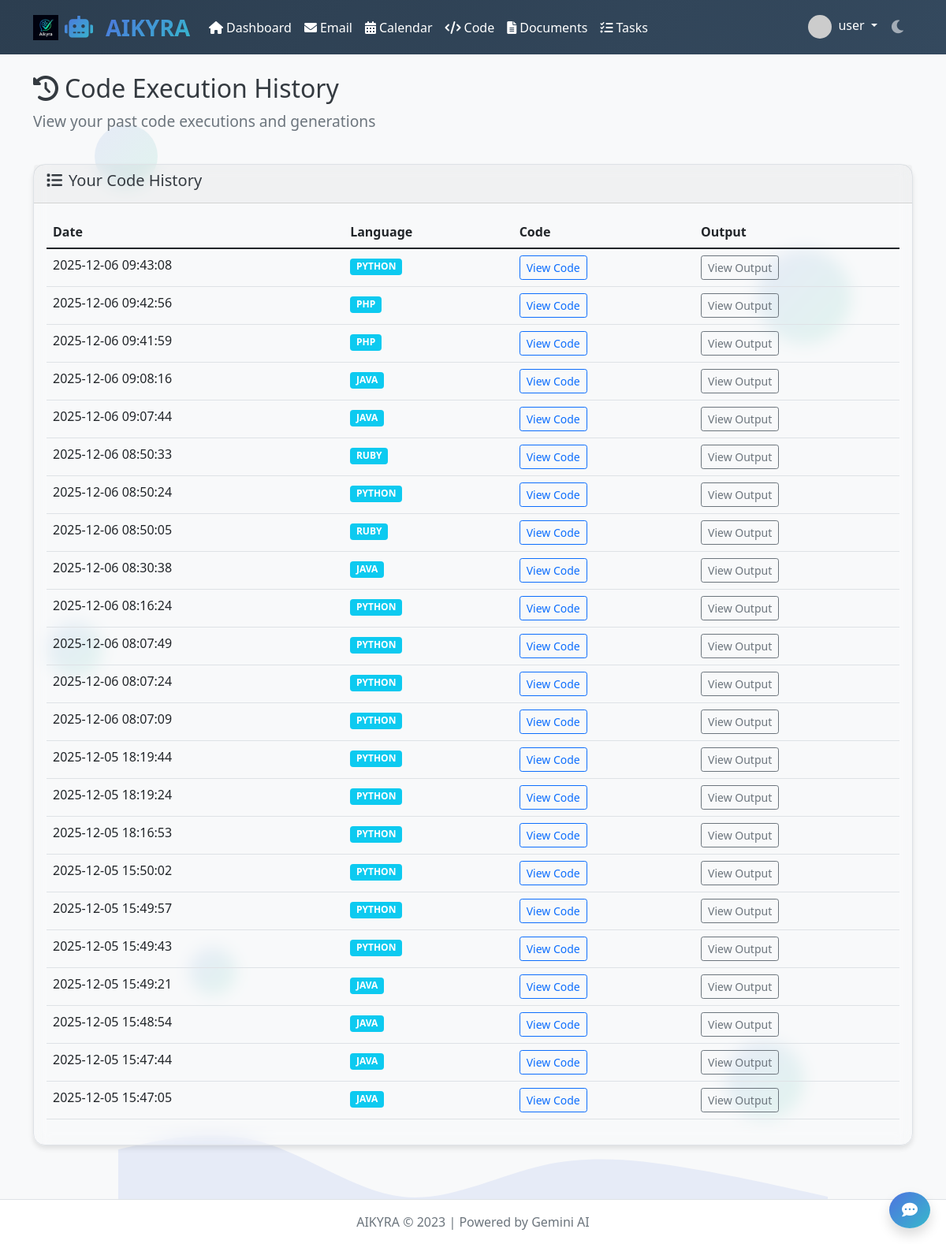
/code_history (signed in), run on the app's committed database.
### tables this page shows
CREATE TABLE users
                 (id INTEGER PRIMARY KEY AUTOINCREMENT,
                 username TEXT UNIQUE NOT NULL,
                 email TEXT UNIQUE NOT NULL,
                 password_hash TEXT NOT NULL,
                 profile_pic TEXT DEFAULT 'default.png',
                 dark_mode INTEGER DEFAULT 0,
                 created_at TIMESTAMP DEFAULT CURRENT_TIMESTAMP);

CREATE TABLE code_executions
                 (id INTEGER PRIMARY KEY AUTOINCREMENT,
                 user_id INTEGER NOT NULL,
                 language TEXT NOT NULL,
                 code TEXT NOT NULL,
                 output TEXT,
                 executed_at TIMESTAMP DEFAULT CURRENT_TIMESTAMP,
                 FOREIGN KEY (user_id) REFERENCES users (id));

### app.py (the view)
@app.route('/code_history')
def code_history():
    if 'user_id' not in session:
        return redirect(url_for('login'))
    conn = get_db_connection()
    user = conn.execute('SELECT * FROM users WHERE id = ?', (session['user_id'],)).fetchone()
    code_executions = conn.execute('SELECT * FROM code_executions WHERE user_id = ? ORDER BY executed_at DESC',
                                  (session['user_id'],)).fetchall()
    conn.close()
    return render_template('code_history.html', user=user, code_executions=code_executions, now=datetime.now())

### app.py (called while the page is built)
def get_db_connection():
    conn = sqlite3.connect('instance/app.db')
    conn.row_factory = sqlite3.Row
    return conn

### templates/code_history.html (shortened to what this page needs)
{% extends "base.html" %}
{% block content %}
<div class="row">
    <div class="col-12">
        <h2 class="animate__animated animate__fadeInDown"><i class="fas fa-history me-2"></i>Code Execution History</h2>
        <p class="lead animate__animated animate__fadeIn">View your past code executions and generations</p>
    </div>
</div>
<div class="row mt-4">
    <div class="col-12">
        <div class="card animate__animated animate__fadeInUp">
            <div class="card-header">
                <h5><i class="fas fa-list me-2"></i>Your Code History</h5>
            </div>
            <div class="card-body">
                {% if code_executions %}
                <div class="table-responsive">
                    <table class="table table-hover">
                        <thead>
                            <tr>
                                <th>Date</th>
                                <th>Language</th>
                                <th>Code</th>
                                <th>Output</th>
                            </tr>
                        </thead>
                        <tbody>
                            {% for code in code_executions %}
                            <tr>
                                <td>{{ code.executed_at }}</td>
                                <td><span class="badge bg-info">{{ code.language|upper }}</span></td>
                                <td>
                                    <button class="btn btn-sm btn-outline-primary" type="button" data-bs-toggle="collapse" data-bs-target="#code{{ code.id }}">
                                        View Code
                                    </button>
                                </td>
                                <td>
                                    {% if code.output %}
                                    <button class="btn btn-sm btn-outline-secondary" type="button" data-bs-toggle="collapse" data-bs-target="#output{{ code.id }}">
                                        View Output
                                    </button>
                                    {% else %}
                                    <span class="text-muted">No output</span>
                                    {% endif %}
                                </td>
                            </tr>
                            {% endfor %}
                        </tbody>
                    </table>
                </div>
                {% else %}
                <div class="text-center py-4">
                    <i class="fas fa-code fa-3x text-muted mb-3"></i>
                    <p class="text-muted">No code execution history yet.</p>
                </div>
                {% endif %}
            </div>
        </div>
    </div>
</div>
{% endblock %}

### templates/base.html (shortened to what this page needs)
<!DOCTYPE html>
<html lang="en" data-theme="{{ 'dark' if session.get('dark_mode', 0) else 'light' }}">
<head>
    <link href="https://cdn.jsdelivr.net/npm/bootstrap@5.1.3/dist/css/bootstrap.min.css" rel="stylesheet">
    <link rel="stylesheet" href="https://cdnjs.cloudflare.com/ajax/libs/font-awesome/6.0.0/css/all.min.css">
    <link rel="stylesheet" href="https://cdnjs.cloudflare.com/ajax/libs/animate.css/4.1.1/animate.min.css">
    <link rel="stylesheet" href="{{ url_for('static', filename='css/style.css') }}">
</head>
<body>
    <div class="background-elements">
        <div class="bubble"></div>
        <div class="bubble"></div>
        <div class="bubble"></div>
        <div class="bubble"></div>
        <div class="bubble"></div>
    </div>
    <div class="wave-background"></div>
    <nav class="navbar navbar-expand-lg navbar-dark bg-primary">
        <div class="container">
            <a class="navbar-brand" href="{{ url_for('dashboard') }}">
                <div class="logo-container">
                    <img src="{{ url_for('static', filename='images/log.jpeg') }}" alt="AIKYRA Logo" class="logo-img" onerror="this.style.display='none'">
                    <i class="fas fa-robot logo-icon me-2"></i>
                    <span class="logo">AIKYRA</span>
                </div>
            </a>
            <div class="collapse navbar-collapse" id="navbarNav">
                <ul class="navbar-nav me-auto">
                    {% if session.user_id %}
                    <li class="nav-item">
                        <a class="nav-link" href="{{ url_for('dashboard') }}">
                            <i class="fas fa-home me-1"></i>Dashboard
                        </a>
                    </li>
                    <li class="nav-item">
                        <a class="nav-link" href="{{ url_for('email_compose') }}">
                            <i class="fas fa-envelope me-1"></i>Email
                        </a>
                    </li>
                    <li class="nav-item">
                        <a class="nav-link" href="{{ url_for('calendar') }}">
                            <i class="fas fa-calendar-alt me-1"></i>Calendar
                        </a>
                    </li>
                    <li class="nav-item">
                        <a class="nav-link" href="{{ url_for('code_executor') }}">
                            <i class="fas fa-code me-1"></i>Code
                        </a>
                    </li>
                    <li class="nav-item">
                        <a class="nav-link" href="{{ url_for('document_processor') }}">
                            <i class="fas fa-file-alt me-1"></i>Documents
                        </a>
                    </li>
                    <li class="nav-item">
                        <a class="nav-link" href="{{ url_for('task_manager') }}">
                            <i class="fas fa-tasks me-1"></i>Tasks
                        </a>
                    </li>
                    {% endif %}
                </ul>
                <ul class="navbar-nav">
                    {% if session.user_id %}
                    <li class="nav-item dropdown">
                        <a class="nav-link dropdown-toggle" href="#" id="navbarDropdown" role="button" data-bs-toggle="dropdown">
                            <img src="{{ url_for('static', filename='images/profile_pics/' + user.profile_pic) }}" class="rounded-circle me-1" width="30" height="30" onerror="this.src='https://ui-avatars.com/api/?name={{ user.username }}&background=random'">
                            {{ session.username }}
                        </a>
                    </li>
                    <li class="nav-item">
                        <button class="btn btn-link nav-link theme-toggle" type="button">
                            <i class="fas {{ 'fa-sun' if session.get('dark_mode', 0) else 'fa-moon' }}"></i>
                        </button>
                    </li>
                    {% endif %}
                </ul>
            </div>
        </div>
    </nav>
    <div class="container mt-4">
        {% block content %}{% endblock %}
    </div>
    {% if session.user_id %}
    <div class="chatbot-icon">
        <a href="{{ url_for('chatbot') }}" class="btn btn-primary btn-lg rounded-circle shadow">
            <i class="fas fa-comment-dots"></i>
        </a>
    </div>
    {% endif %}
    <footer class="footer mt-5 py-3">
        <div class="container text-center">
            <span class="text-muted">AIKYRA &copy; 2023 | Powered by Gemini AI</span>
        </div>
    </footer>
</body>
</html>

### static/css/style.css (style rules this page uses)
:root { --primary-color: #4e73df; --secondary-color: #6c757d; --success-color: #1cc88a; --info-color: #36b9cc; --warning-color: #f6c23e; --danger-color: #e74a3b; --light-bg: #f8f9fa; --dark-bg: #343a40; --light-text: #f8f9fa; --dark-text: #343a40; }
[data-theme="light"] { --bg-color: var(--light-bg); --text-color: var(--dark-text); --card-bg: #ffffff; --border-color: #dee2e6; }
body { background-color: var(--bg-color); color: var(--text-color); font-family: 'Segoe UI', Tahoma, Geneva, Verdana, sans-serif; min-height: 100vh; display: flex; flex-direction: column; transition: background-color 0.3s ease, color 0.3s ease; position: relative; overflow-x: hidden; }
.navbar { background: linear-gradient(135deg, #2c3e50, #34495e) !important; color: #ffffff !important; }
.navbar a { color: #ffffff !important; }
.navbar-brand { font-weight: bold; font-size: 1.5rem; color: #ffffff !important; }
.background-elements { position: fixed; top: 0; left: 0; width: 100%; height: 100%; z-index: -1; overflow: hidden; }
.bubble { position: absolute; border-radius: 50%; background: linear-gradient(135deg, rgba(78, 115, 223, 0.1), rgba(28, 200, 138, 0.1)); animation: float 15s infinite ease-in-out; }
.bubble:nth-child(1) { width: 80px; height: 80px; top: 10%; left: 10%; animation-delay: 0s; }
.bubble:nth-child(2) { width: 120px; height: 120px; top: 20%; right: 10%; animation-delay: 2s; }
.bubble:nth-child(3) { width: 60px; height: 60px; bottom: 20%; left: 20%; animation-delay: 4s; }
.bubble:nth-child(4) { width: 100px; height: 100px; bottom: 10%; right: 15%; animation-delay: 6s; }
.bubble:nth-child(5) { width: 70px; height: 70px; top: 50%; left: 5%; animation-delay: 8s; }
.wave-background { position: fixed; bottom: 0; left: 0; width: 100%; height: 200px; background-image: var(--bg-image); background-size: 100% 200px; background-repeat: no-repeat; z-index: -1; }
.logo { font-weight: bold; font-size: 1.8rem; background: linear-gradient(135deg, #4e73df, #36b9cc); -webkit-background-clip: text; -webkit-text-fill-color: transparent; animation: pulse-glow 3s infinite ease-in-out; }
.logo-icon { font-size: 1.8rem; background: linear-gradient(135deg, #4e73df, #36b9cc); -webkit-background-clip: text; -webkit-text-fill-color: transparent; animation: pulse-glow 3s infinite ease-in-out; }
.card { box-shadow: 0 4px 6px rgba(0, 0, 0, 0.1); border: 1px solid var(--border-color); border-radius: 15px; transition: transform 0.3s ease, box-shadow 0.3s ease; background-color: var(--card-bg); color: var(--text-color); margin-bottom: 20px; backdrop-filter: blur(10px); background: rgba(var(--card-bg-rgb), 0.8); }
.chatbot-icon { position: fixed; bottom: 20px; right: 20px; z-index: 1000; }
.btn-primary { background: linear-gradient(135deg, #4e73df, #36b9cc); border: none; transition: all 0.3s ease; }
h1, h2, h3, h4, h5, h6 { color: var(--text-color); }
.lead { font-size: 1.2rem; color: var(--secondary-color); }
.footer { margin-top: auto; padding: 20px 0; background-color: var(--card-bg); text-align: center; border-top: 1px solid var(--border-color); }
.theme-toggle { font-size: 1.2rem; }

### templates/base.html (style rules this page uses)
.logo-container { display: flex; align-items: center; gap: 8px; }
.logo-img { height: 32px; width: auto; }

### data on the page
users: username "user"
code_executions: executed_at "2025-12-06 09:43:08", language "PYTHON"
code_executions: executed_at "2025-12-06 09:42:56", language "PHP"
code_executions: executed_at "2025-12-06 09:41:59", language "PHP"
code_executions: executed_at "2025-12-06 09:08:16", language "JAVA"
code_executions: executed_at "2025-12-06 09:07:44", language "JAVA"
code_executions: executed_at "2025-12-06 08:50:33", language "RUBY"
code_executions: executed_at "2025-12-06 08:50:24", language "PYTHON"
code_executions: executed_at "2025-12-06 08:50:05", language "RUBY"
code_executions: executed_at "2025-12-06 08:30:38", language "JAVA"
code_executions: executed_at "2025-12-06 08:16:24", language "PYTHON"
code_executions: executed_at "2025-12-06 08:07:49", language "PYTHON"
code_executions: executed_at "2025-12-06 08:07:24", language "PYTHON"
code_executions: executed_at "2025-12-06 08:07:09", language "PYTHON"
code_executions: executed_at "2025-12-05 18:19:44", language "PYTHON"
code_executions: executed_at "2025-12-05 18:19:24", language "PYTHON"
code_executions: executed_at "2025-12-05 18:16:53", language "PYTHON"
code_executions: executed_at "2025-12-05 15:50:02", language "PYTHON"
code_executions: executed_at "2025-12-05 15:49:57", language "PYTHON"
code_executions: executed_at "2025-12-05 15:49:43", language "PYTHON"
code_executions: executed_at "2025-12-05 15:49:21", language "JAVA"
code_executions: executed_at "2025-12-05 15:48:54", language "JAVA"
code_executions: executed_at "2025-12-05 15:47:44", language "JAVA"
code_executions: executed_at "2025-12-05 15:47:05", language "JAVA"
